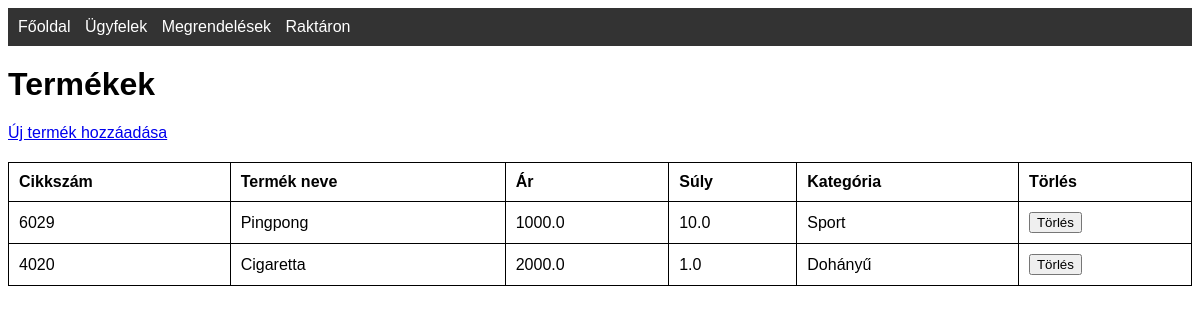
Page /products on the committed database.
### tables this page shows
CREATE TABLE products (
                    id INTEGER PRIMARY KEY,
                    cikkszam TEXT UNIQUE,
                    nev TEXT,
                    ar REAL,
                    suly REAL,
                    kategoria TEXT);

### app.py (the view)
@app.route('/products')
def products():
    conn = get_db_connection()
    products = conn.execute('SELECT * FROM products').fetchall()
    conn.close()
    return render_template('products.html', products=products)

### app.py (called while the page is built)
def get_db_connection():
    conn = sqlite3.connect('database.db')
    conn.row_factory = sqlite3.Row
    return conn

### templates/products.html (shortened to what this page needs)
<!DOCTYPE html>
<html lang="hu">
<head>
    <link rel="stylesheet" href="{{ url_for('static', filename='css/style.css') }}">
</head>
<body>
    <nav>
        <a href="{{ url_for('index') }}">Főoldal</a>
        <a href="{{ url_for('customers') }}">Ügyfelek</a>
        <a href="{{ url_for('orders') }}">Megrendelések</a>
        <a href="{{ url_for('stock') }}">Raktáron</a>
    </nav>
    <h1>Termékek</h1>
    <a href="{{ url_for('add_product') }}">Új termék hozzáadása</a>
    <table>
        <thead>
            <tr>
                <th>Cikkszám</th>
                <th>Termék neve</th>
                <th>Ár</th>
                <th>Súly</th>
                <th>Kategória</th>
                <th>Törlés</th>
            </tr>
        </thead>
        <tbody>
            {% for product in products %}
            <tr>
                <td>{{ product.cikkszam }}</td>
                <td>{{ product.nev }}</td>
                <td>{{ product.ar }}</td>
                <td>{{ product.suly }}</td>
                <td>{{ product.kategoria }}</td>
                <td>
                    <form action="{{ url_for('delete_product', product_id=product.id) }}" method="post">
                        <button type="submit">Törlés</button>
                    </form>
                </td>
            </tr>
            {% endfor %}
        </tbody>
    </table>
</body>
</html>

### static/css/style.css (style rules this page uses)
body { font-family: Arial, sans-serif; }
nav { background-color: #333; padding: 10px; }
nav a { color: white; margin-right: 10px; text-decoration: none; }
table { width: 100%; border-collapse: collapse; margin-top: 20px; }
table, th, td { border: 1px solid black; }
th, td { padding: 10px; text-align: left; }
h1 { margin-top: 20px; }

### rows in the picture
products: cikkszam "6029", nev "Pingpong", ar "1000.0", suly "10.0", kategoria "Sport"
products: cikkszam "4020", nev "Cigaretta", ar "2000.0", suly "1.0", kategoria "Dohányű"
